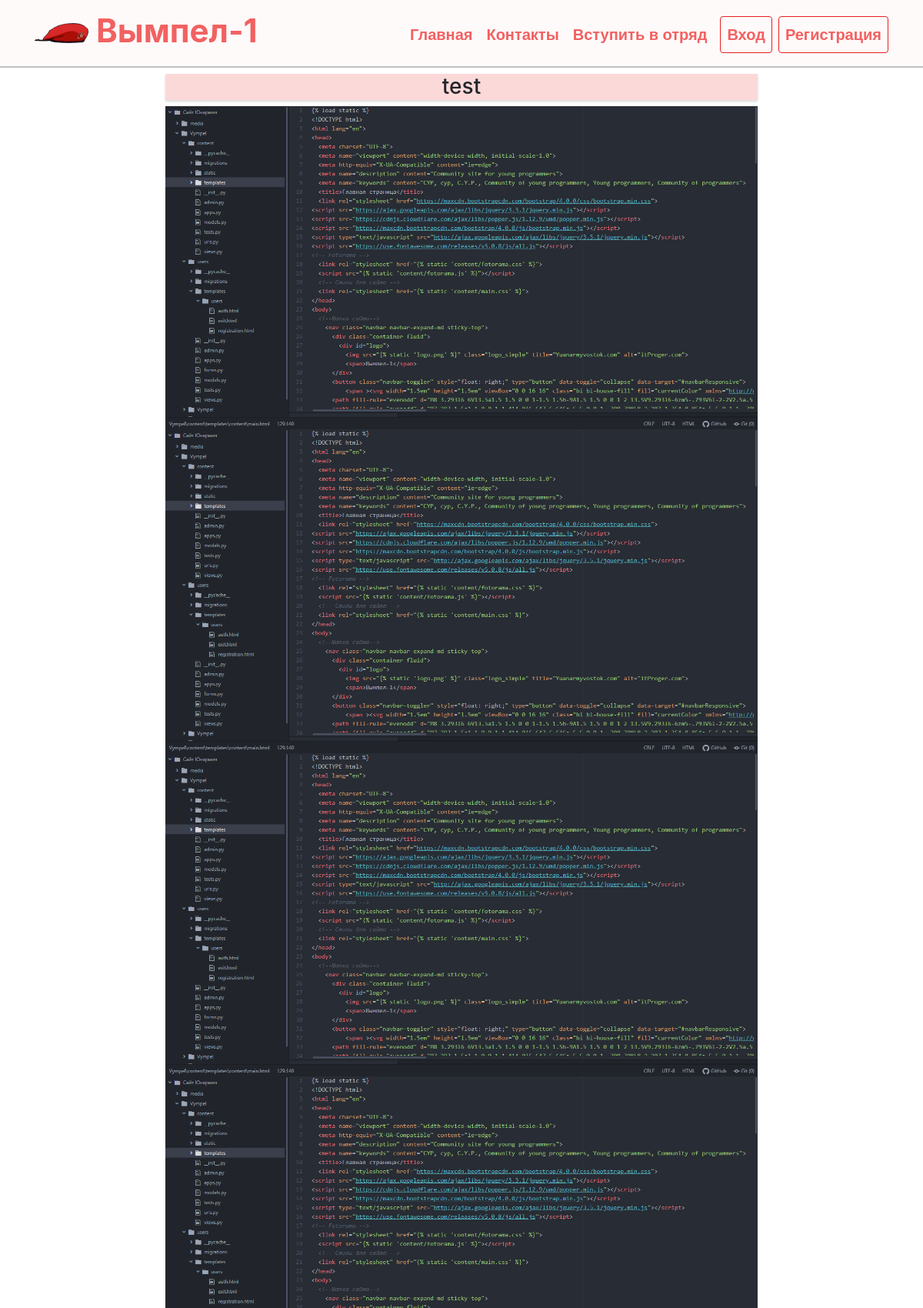
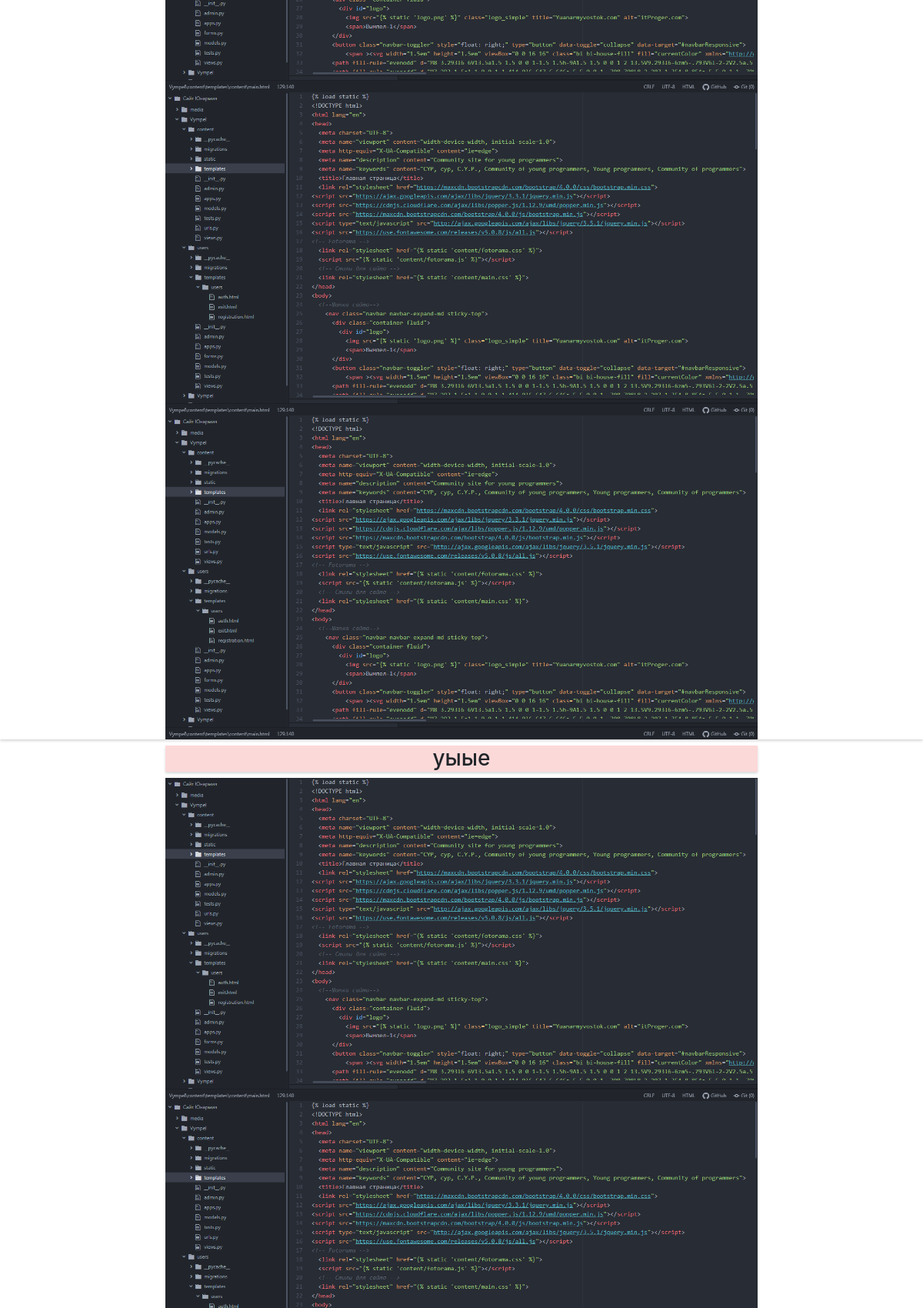
Screenshot of /recent_events/ (upper part) with the database file from the repository (2 pictures, top to bottom).
### content/models.py (models this page shows)
class Recent(models.Model):
    name = models.CharField('Название', max_length=150)
    image_1 = models.ImageField(null=True, blank=True, upload_to='media')
    image_2 = models.ImageField(null=True, blank=True, upload_to='media')
    image_3 = models.ImageField(null=True, blank=True, upload_to='media')
    image_4 = models.ImageField(null=True, blank=True, upload_to='media')
    image_5 = models.ImageField(null=True, blank=True, upload_to='media')
    image_6 = models.ImageField(null=True, blank=True, upload_to='media')
    class Meta:
        verbose_name = 'Событие'
        verbose_name_plural = 'Последние события'

### content/views.py (the view)
# urls.py: path('recent_events/', views.recent_events, name='recent_events'),# recent_events
def recent_events(request):
    form = Recent.objects.all()
    return render(request, 'content/recent_events.html', {'form':form})

### content/templates/content/recent_events.html (shortened to what this page needs)
{% extends 'content/main.html' %}
{% block registration %}
{% load static %}
{% for recent in form %}
<div class="container-fluid" style="box-shadow: 0 2px 3px 0 rgba(74, 74, 74, .21);">
<div class="row">
  <div class="col-xs-8 col-sm-4 col-md-8 text-center">
    <div class="col-12 text-center mt-2"  style="box-shadow: 0 2px 3px 0 rgba(74, 74, 74, .21); background: #fcd9d9;">
      <h3>{{ recent.name }}</h3>
    </div>
    <div class="fotorama"
     data-transition="slide"
     data-clicktransition="crossfade"
     data-allowfullscreen="native" data-autoplay="4000">
     <img src="{{ recent.image_1.url }}" alt="">
     <img src="{{ recent.image_2.url }}" alt="">
     <img src="{{ recent.image_3.url }}" alt="">
     <img src="{{ recent.image_4.url }}" alt="">
     <img src="{{ recent.image_5.url }}" alt="">
     <img src="{{ recent.image_6.url }}" alt="">
  </div>
  </div>
    </div>
  </div>
{% endfor %}
{% endblock %}

### static/content/main.css (style rules this page uses)
* { margin: 0; padding: 0; outline: none; }
img { max-width: 100%; height: auto; width: auto\9; transition: all .7s ease-out; -moz-transition: all .7s ease-out; -o-transition: all .7s ease-out; -webkit-transition: all .7s ease-out; }
.mb-2 a, { font-size: 20px; }
html, body { height: 100%; }

### rows the page displays
Recent: name "test", image_1 (picture), image_2 (picture), image_3 (picture), image_4 (picture), image_5 (picture), image_6 (picture)
Recent: name "уыые", image_1 (picture), image_2 (picture)
